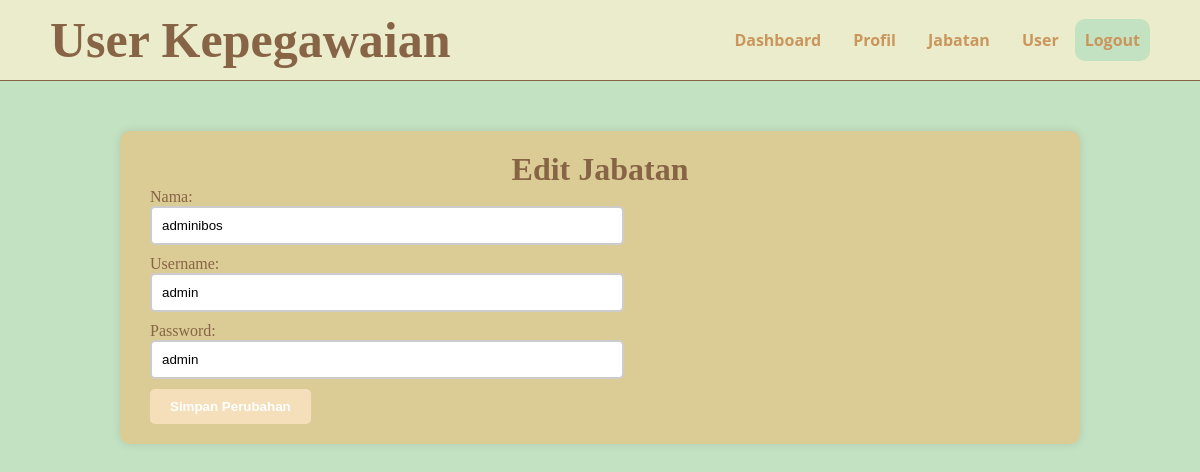
Screenshot of /edituser.php?id=12 with the database file from the repository.
### tables this page shows
CREATE TABLE `user` (
  `id` int(5) NOT NULL,
  `nama` varchar(30) NOT NULL,
  `username` varchar(20) NOT NULL,
  `password` varchar(30) NOT NULL
);

### edituser.php (the view, shortened to what this page needs)
<!DOCTYPE html>
<html lang="en">
<head>
</head>
<?php
include 'koneksi.php';
$id = $_GET['id'];
$query = "SELECT * FROM user WHERE id = '$id'";
$result = $conn->query($query);
if ($result->num_rows > 0) {
    $user = $result->fetch_assoc();
} else {
    echo "Data user tidak ditemukan.";
    exit;
}
?>
<body>
    <nav>
        <div class="wrapper">
            <div class="logo"><a href="user.php">User Kepegawaian</a></div>
            <div class="menu">
                <ul>
                    <li><a href="dashboard.php">Dashboard</a></li>
                    <li><a href="profil.php">Profil</a></li>
                    <li><a href="jabatan.php">Jabatan</a></li>
                    <li><a href="user.php">User</a></li>
                    <li><a onclick="confirmLogout()" class="logout">Logout</a></li>
                </ul>
            </div>
        </div>
    </nav>
</body>
    <div class="container">
        <h1>Edit Jabatan</h1>
            <div class="pegawai">
                <form method="post" action="prosesedituser.php?id=<?php echo $user['id']; ?>">
                <div>
                    <label for="nama">Nama:</label>
                    <input type="text" id="nama" name="nama" value="<?php echo $user['nama']; ?>" required>
                </div>
                <div>
                    <label for="username">Username:</label>
                    <input type="text" id="username" name="username" value="<?php echo $user['username']; ?>" required>
                </div>
                <div>
                    <label for="password">Password:</label>
                    <input type="text" id="password" name="password" value="<?php echo $user['password']; ?>" required>
                </div>
                <button type="submit">Simpan Perubahan</button>
                </form>
            </div>
        </div>
</html>

### edituser.php (style rules this page uses)
* { text-decoration: none; margin: 0px; padding: 0px; }
body { background-color: #C3E2C2; margin: 0px; padding: 0px; font-family: 'Open Sans',sans-serif; }
.container { font-family: 'comic sans ms' ; color: #876445; max-width: 900px; margin: 50px auto; background-color: #DBCC95; border-radius: 10px; padding: 20px 30px; box-shadow: 0 0 10px rgba(0, 0, 0, 0.1); }
.pegawai input[type="text"] { padding: 10px; border: 2px solid #ccc; border-radius: 5px; width: 50%; display: flex; margin-bottom: 10px; }
.pegawai button { padding: 10px 20px; background-color: #f4dfba; color: #ffffff; border: none; border-radius: 5px; cursor: pointer; font-weight: bold; transition: background-color 0.3s; }
h1 { text-align: center; }
.wrapper { width: 1100px; margin: auto; position: relative; }
.logo a { font-family: 'comic sans ms' ; font-weight: 800; font-size: 50px; float: left; color: #876445; }
.menu { float: right; }
nav { width: 100%; margin: auto; line-height: 80px; display: flex; position: sticky; position: -webkit-sticky; top: 0px; background-color: #EAECCC; z-index: 1; border-bottom: 1px solid #876445; }
nav ul { list-style-type: none; margin: 0px; padding: 0px; overflow: hidden; }
nav ul li { float: left; }
nav ul li a { color: #ca965c; font-weight: bold; text-align: center; border-radius: 20px; padding: 0px 16px 0px 16px; text-decoration: none; }
.logout { background-color: #C3E2C2; padding: 10px 10px; border-radius: 10px; }

### rows the page displays
user: nama "adminibos", username "admin", password "admin"
